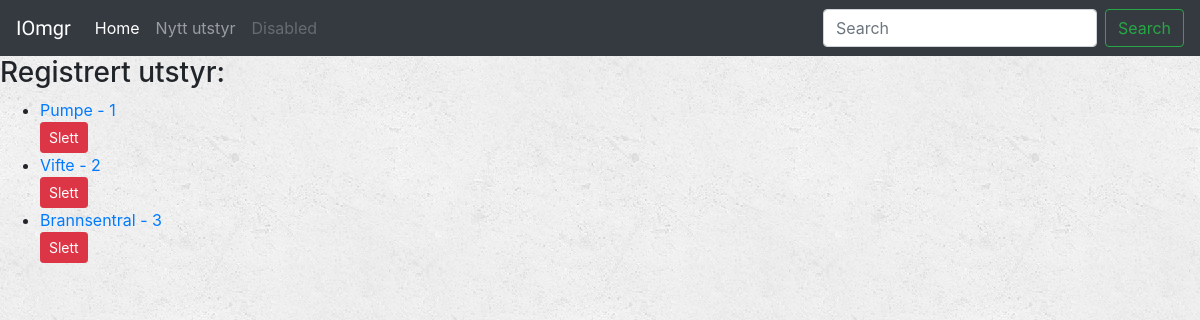
Before: /equipment/ with the older database file.
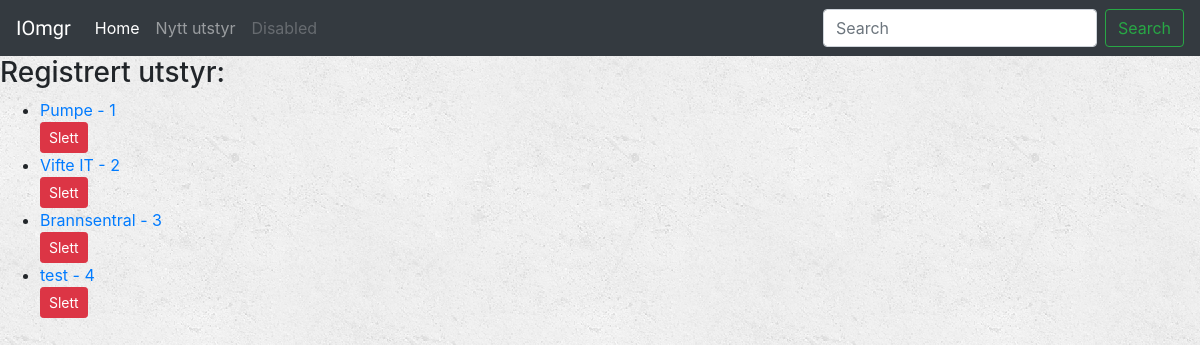
After: the same page with the newer database file.
### equipment/models.py (models this page shows, shortened)
class Equipment(models.Model):
    name = models.CharField(max_length=100)

### equipment/views.py (the view)
class IndexView(generic.ListView):
    template_name='equipment/index.html'
    context_object_name='all_equipment'
    def get_queryset(self):
        return Equipment.objects.all()

### equipment/templates/equipment/index.html (shortened to what this page needs)
{% extends "equipment/base.html" %}
{% block body %}
    {% if all_equipment %}
        <h3>Registrert utstyr:</h3>
        <ul>
            {% for equipment in all_equipment %}
            <li>
                <div><a href="{% url 'equipment:equipment-detail' equipment.id  %}">{{ equipment.name }} - {{ equipment.id }}</a></div>
                <div>
                    <form action="{% url 'equipment:equipment-delete' equipment.id %}" method="POST" style="display: inline;">
                        <button type="submit" value="Slett" class="btn btn-danger btn-sm">
                            Slett
                        </button>
                    </form>
                </div>
            </li>
            {% endfor %}
        </ul>
    {% else %}
        <h3>You dont have any Equipment registered!</h3>
    {% endif %}
{% endblock %}

Changed rows visible on the page:
changed Equipment id 2: name "Vifte" → "Vifte IT"
added Equipment: name "test", id "4"
